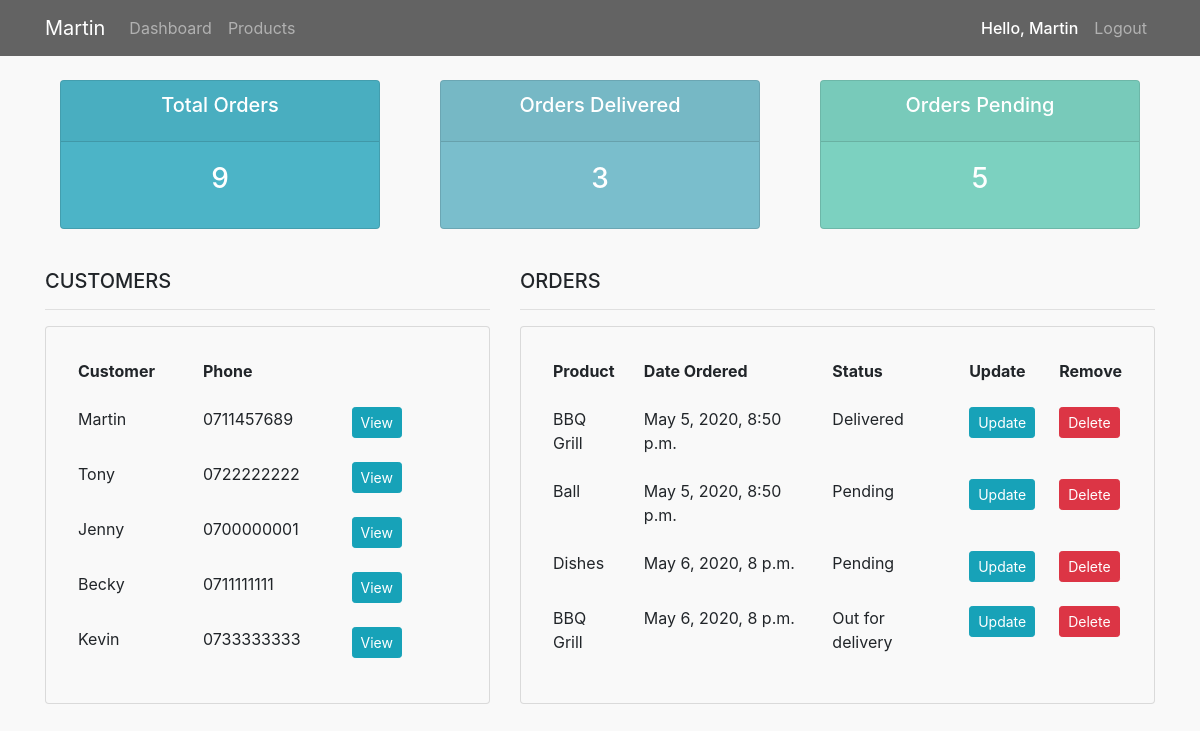
The app's page / (signed in) with its own data.
### accounts/models.py (models this page shows, shortened)
class Customer(models.Model):
    user = models.OneToOneField(User, null=True, blank=True, on_delete=models.CASCADE) # ONE USER CAN HAVE ONE CUSTOMER, ONE CUSTOMER CAN HAVE ONE USER
    name = models.CharField(max_length=200, null=True)
    phone = models.CharField(max_length=200, null=True)
    email = models.CharField(max_length=200, null=True)
    profile_pic = models.ImageField(default="default.png", null=True, blank=True)
    date_created = models.DateTimeField(auto_now_add=True, null=True)

class Order(models.Model):
    STATUS = (
        ('Pending', 'Pending'),
        ('Out for delivery', 'Out of delivery'),
        ('Delivered', 'Delivered'),
    )
    customer = models.ForeignKey(Customer, null=True, on_delete=models.SET_NULL)
    product = models.ForeignKey(Product, null=True, on_delete=models.SET_NULL)
    date_created = models.DateTimeField(auto_now_add=True, null=True)
    status = models.CharField(max_length=200, null=True, choices=STATUS) # Dropdown
    note = models.CharField(max_length=200, null=True)

class Product(models.Model):
    CATEGORY = (
        ('Indoor', 'Indoor'),
        ('Out Door', 'Out Door'),
    )
    name = models.CharField(max_length=200, null=True)
    price = models.FloatField(null=True)
    category = models.CharField(max_length=200, null=True, choices=CATEGORY)
    description = models.CharField(max_length=200, null=True, blank=True)
    date_created = models.DateTimeField(auto_now_add=True, null=True)
    tags = models.ManyToManyField(Tag)
    def __str__(self):
        return self.name

### accounts/decorators.py (the view)
    def wrapper_func(request, *args, **kwargs):
            group = None
            if request.user.groups.exists():
                group = request.user.groups.all()[0].name
            if group == 'customer':
                return redirect('user-page')
            if group == 'admin':
                return view_func(request, *args, **kwargs)

### accounts/views.py (called while the page is built)
@login_required(login_url='login')
@admin_only
def home(request):
    orders = Order.objects.all()
    customers = Customer.objects.all()
    total_customers = customers.count()
    total_orders = orders.count()
    delivered = orders.filter(status='Delivered').count()
    pending = orders.filter(status='Pending').count()
    context = {'orders': orders, 'customers': customers,
               "total_orders": total_orders, "delivered": delivered, "pending": pending}
    return render(request, 'accounts/dashboard.html', context)

### accounts/templates/accounts/dashboard.html (shortened to what this page needs)
{% extends 'accounts/main.html' %}
{% block content %}
{%  include 'accounts/status.html' %}
<br>
<div class="row">
    <div class="col-md-5">
        <h5>CUSTOMERS</h5>
        <hr>
        <div class="card card-body" style="background-color: #F9F9F9;">
            <table class="table table-responsive table-borderless table-hover" style="background-color: #F9F9F9;">
                <tr>
                    <th>Customer</th>
                    <th></th>
                    <th>Phone</th>
                    <th></th>
                </tr>
                {% for customer in customers %}
                <tr>
                    <td>{{ customer.user }}</td>
                    <td></td>
                    <td>{{ customer.phone }}</td>
                    <td></td>
                    <td><a class="btn btn-sm btn-info" href="{% url 'customers' customer.id%}">View</a></td>
                </tr>
                {% endfor %}
            </table>
        </div>
    </div>
    <div class="col-md-7">
        <h5>ORDERS</h5>
        <hr>
        <div class="card card-body" style="background-color: #F9F9F9;">
            <table class="table table-hover table-borderless table-responsive" style="background-color: #F9F9F9;">
                <tr>
                    <th>Product</th>
                    <th>Date Ordered</th>
                    <th>Status</th>
                    <th>Update</th>
                    <th>Remove</th>
                </tr>
                {% for order in orders %}
                <tr>
                    <td>{{ order.product }}</td>
                    <td>{{ order.date_created }}</td>
                    <td>{{ order.status }}</td>
                    <td><a class="btn btn-sm btn-info" href="{% url 'update_order' order.id %}">Update</a></td>
                    <td><a class="btn btn-sm btn-danger" href="{% url 'delete_order' order.id %}">Delete</a></td>
                </tr>
                {% endfor %}
            </table>
        </div>
    </div>
</div>
{% endblock %}

### accounts/templates/accounts/navbar.html (shortened to what this page needs)
{% load static %}
<nav class="navbar sticky-top navbar-expand-lg navbar-dark " style="background-color: rgba(0, 0, 0, 0.6);">
<div class="container">
    <a class="navbar-brand" href="{% url 'home' %}">Martin</a>
    <div class="collapse navbar-collapse" id="navbarNavAltMarkup">
        <div class="navbar-nav mr-auto">
            {% if request.user.is_staff %}
                <a class="nav-item nav-link" href="{% url 'home' %}">Dashboard</a>
                <a class="nav-item nav-link" href="{% url 'products' %}">Products</a>
            {% else %}
                <a class="nav-item nav-link" href="{% url 'account' %}">Settings</a>
            {% endif %}
        </div>
        <div class="navbar-nav">
        {% if user.is_authenticated %}
            <span class="nav-item nav-link" id="hello-msg">Hello, {{request.user}}</span>
            <a class="nav-item nav-link" href="{% url 'logout' %}">Logout</a>
        {% else %}
            <a class="nav-item nav-link" href="{% url 'login' %}">Login</a>
            <a class="nav-item nav-link" href="{% url 'register' %}">Register</a>
        {% endif %}
        </div>
    </div>
</div>
</nav>

### static/css/main.css (style rules this page uses)
body { background-color: #ebeff5; }

### accounts/templates/accounts/main.html (style rules this page uses)
body { background-image: url(""); background-color: #F9F9F9; }

### accounts/templates/accounts/navbar.html (style rules this page uses)
#hello-msg { color: #fff; font-weight: 500; }

### accounts/templates/accounts/dashboard.html (style rules this page uses)
.table-responsive { max-height:320px; }

### records on screen
Customer: user "Martin", phone "0711457689"
Customer: user "Tony", phone "0722222222"
Customer: user "Jenny", phone "0700000001"
Customer: user "Becky", phone "0711111111"
Customer: user "Kevin", phone "0733333333"
Order: product "BBQ Grill", date_created "May 5, 2020, 8:50 p.m.", status "Delivered"
Order: product "Ball", date_created "May 5, 2020, 8:50 p.m.", status "Pending"
Order: product "Dishes", date_created "May 6, 2020, 8 p.m.", status "Pending"
Order: product "BBQ Grill", date_created "May 6, 2020, 8 p.m.", status "Out for delivery"

### other values on screen
{{ request.user }} "Martin"
{{ total_orders }} "9"
{{ delivered }} "3"
{{ pending }} "5"
